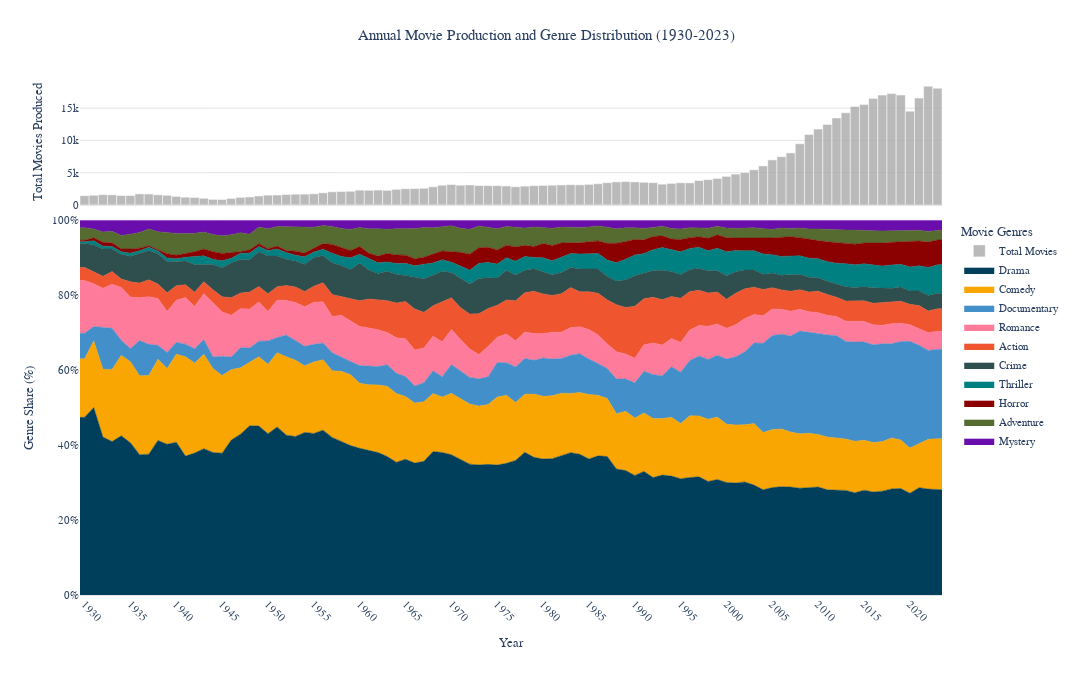

The cell this chart's notebook holds for it:
### Code cell
import pandas as pd # Ensure pandas is imported if not already in this cell

# ---- Interactive Plotting with Plotly (Further Refinements v3) ----

# Create subplots: 2 rows, 1 column, shared x-axis
fig_interactive = make_subplots(
    rows=2, cols=1,
    shared_xaxes=True,
    vertical_spacing=0.03, # Keep it tight as x-axis labels are only on bottom
    row_heights=[0.25, 0.75]
)

# --- Determine shared x-axis range & Prepare data for area chart alignment ---
min_year_data = total_movies_per_year.index.min()
max_year_data = total_movies_per_year.index.max()
x_axis_range_start = min_year_data - 0.5
x_axis_range_end = max_year_data + 0.5
x_axis_range = [x_axis_range_start, x_axis_range_end]

# Change 3: Create a temporary DataFrame for plotting the area chart with extended ends
genre_percent_plot = genre_percent.copy()
# Add a point at the beginning of the range, using values from the first actual year
first_year_data = genre_percent_plot.loc[min_year_data]
genre_percent_plot.loc[x_axis_range_start] = first_year_data
# Add a point at the end of the range, using values from the last actual year
last_year_data = genre_percent_plot.loc[max_year_data]
genre_percent_plot.loc[x_axis_range_end] = last_year_data
# Sort by index to ensure correct plotting order
genre_percent_plot = genre_percent_plot.sort_index()


# --- Top subplot: Total movie counts (bar chart) ---
fig_interactive.add_trace(
    go.Bar(
        x=total_movies_per_year.index,
        y=total_movies_per_year.values,
        name="Total Movies",
        marker_color='darkgray',
        opacity=0.8,
        width=1.0, # Bar width to 1.0 for tight edge alignment with the explicit range
        hovertemplate="Year: %{x}<br>Total Movies: %{y}<extra></extra>"
    ),
    row=1, col=1
)

# --- Bottom subplot: Stacked percent area chart (using genre_percent_plot) ---
for genre_name in FOCUS_GENRES:
    if genre_name in genre_percent_plot.columns and genre_name in genre_counts.columns:
        # For customdata, we still need to align it with the *original* years for accuracy.
        # We'll create a temporary customdata series that matches genre_percent_plot's index.
        # This is a bit more involved but ensures hover data is correct for the visual range.
        
        original_counts_for_genre = genre_counts[genre_name]
        custom_data_for_plot = pd.Series(index=genre_percent_plot.index, dtype='float')
        
        # Fill original years
        for year_idx in original_counts_for_genre.index:
            if year_idx in custom_data_for_plot.index:
                 custom_data_for_plot.loc[year_idx] = original_counts_for_genre.loc[year_idx]
        
        # Fill extended start/end points for customdata (can use original start/end counts)
        if x_axis_range_start in custom_data_for_plot.index and min_year_data in original_counts_for_genre.index:
            custom_data_for_plot.loc[x_axis_range_start] = original_counts_for_genre.loc[min_year_data]
        if x_axis_range_end in custom_data_for_plot.index and max_year_data in original_counts_for_genre.index:
            custom_data_for_plot.loc[x_axis_range_end] = original_counts_for_genre.loc[max_year_data]
        
        # Ensure custom_data_for_plot does not have NaNs if original_counts_for_genre might not cover all years
        # in genre_percent_plot (shouldn't happen with this setup but good for robustness)
        custom_data_for_plot = custom_data_for_plot.fillna(0)


        fig_interactive.add_trace(
            go.Scatter(
                x=genre_percent_plot.index, # Use the extended x-values
                y=genre_percent_plot[genre_name],
                name=genre_name,
                mode='lines',
                line=dict(width=0.5, color=plot_style.GENRE_COLOR_MAP.get(genre_name, '#CCCCCC')),
                stackgroup='one',
                fillcolor=plot_style.GENRE_COLOR_MAP.get(genre_name, '#CCCCCC'),
                customdata=custom_data_for_plot.values, # Use the aligned customdata
                hovertemplate=f"<b>{genre_name}</b><br>" +
                              "Movies: %{customdata:.0f}<br>" +
                              "Share: %{y:.2%}<extra></extra>"
            ),
            row=2, col=1
        )

# --- Update layout for the entire figure ---
fig_interactive.update_layout(
    title_text="Annual Movie Production and Genre Distribution (1930-2023)",
    title_x=0.5,
    font_family=plot_style.plt.rcParams['font.sans-serif'][0] if plot_style.plt.rcParams['font.sans-serif'] else "Arial",
    font_size=plot_style.plt.rcParams['font.size'] + 1,
    hovermode='x unified', # Change 2: Revert to default hover line for clarity
    plot_bgcolor='white',
    paper_bgcolor='white',
    width=1200,
    height=675,
    hoverlabel=dict( # Keep the customized hover box style
        bgcolor="rgba(255, 255, 255, 0.9)",
        bordercolor="rgba(128, 128, 128, 0.5)",
        font_size=11,
        font_family=plot_style.plt.rcParams['font.sans-serif'][0] if plot_style.plt.rcParams['font.sans-serif'] else "Arial"
    ),
    bargap=0, # Ensure bars touch if width is 1.0
    legend_title_text='Movie Genres',
    legend_traceorder="normal",
    legend=dict(
        x=1.02,
        y=0.5,
        xanchor='left',
        yanchor='middle',
        bgcolor='rgba(0,0,0,0)',  # Change 1: Transparent legend background
        bordercolor='rgba(0,0,0,0)', # Change 1: No legend border
        borderwidth=0
    )
)

# --- Layout for top subplot (Bar Chart) ---
fig_interactive.update_yaxes(
    title_text="Total Movies Produced",
    row=1, col=1,
    gridcolor='rgba(204,204,204,0.5)',
    zerolinecolor='rgba(204,204,204,0.5)'
)
fig_interactive.update_xaxes(
    showticklabels=False,
    row=1, col=1,
    showgrid=False,
    range=x_axis_range,
    autorange=False
)

# --- Layout for bottom subplot (Area Chart) ---
fig_interactive.update_yaxes(
    title_text="Genre Share (%)",
    tickformat=".0%",
    range=[0, 1],
    row=2, col=1,
    gridcolor='rgba(204,204,204,0.5)',
    zerolinecolor='rgba(204,204,204,0.5)'
)

fig_interactive.update_xaxes(
    title_text="Year",
    row=2, col=1,
    range=x_axis_range, # Use the same range
    autorange=False,
    # For ticks, we want them at integer years, not at the -.5/+_5 range edges
    # Plotly might auto-adjust ticks nicely, but we can guide it.
    # Let's use tickvals to show only the original years on the axis.
    tickvals=total_movies_per_year.index[::5 if (max_year_data - min_year_data) > 20 else 1], # Ticks every 5 or 1 original year
    ticktext=[str(int(year)) for year in total_movies_per_year.index[::5 if (max_year_data - min_year_data) > 20 else 1]],
    tickangle=45,
    showgrid=True,
    gridcolor='rgba(220,220,220,0.5)',
    griddash='dot',
    # Change 2: Revert spike line to default by removing spikecolor, spikedash etc.
    spikemode='across', # This can stay if you like the line itself
    spikesnap='cursor'  # This can stay
)

# Adjust margins for legend
fig_interactive.update_layout(margin=dict(l=80, r=150, t=80, b=80))

fig_interactive.show()
